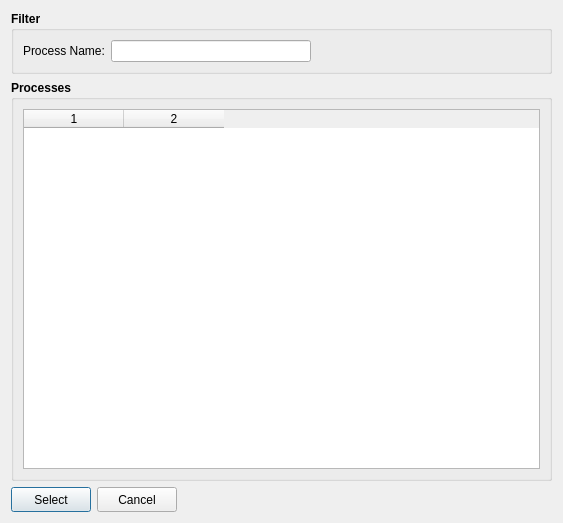
<?xml version="1.0" encoding="UTF-8"?>
<ui version="4.0">
 <class>DlgProcessList</class>
 <widget class="QDialog" name="DlgProcessList">
  <property name="geometry">
   <rect>
    <x>0</x>
    <y>0</y>
    <width>563</width>
    <height>523</height>
   </rect>
  </property>
  <property name="windowTitle">
   <string>Process List</string>
  </property>
  <property name="windowIcon">
   <iconset resource="Resource.qrc">
    <normaloff>:/Images/Images/settings.png</normaloff>:/Images/Images/settings.png</iconset>
  </property>
  <layout class="QGridLayout" name="gridLayout">
   <item row="0" column="0" colspan="3">
    <widget class="QGroupBox" name="groupBox_2">
     <property name="font">
      <font>
       <weight>75</weight>
       <bold>true</bold>
      </font>
     </property>
     <property name="title">
      <string>Filter</string>
     </property>
     <layout class="QGridLayout" name="gridLayout_2">
      <item row="0" column="0">
       <widget class="QLabel" name="label">
        <property name="font">
         <font>
          <weight>50</weight>
          <bold>false</bold>
         </font>
        </property>
        <property name="text">
         <string>Process Name:</string>
        </property>
       </widget>
      </item>
      <item row="0" column="1">
       <widget class="QLineEdit" name="txtFilter">
        <property name="maximumSize">
         <size>
          <width>200</width>
          <height>16777215</height>
         </size>
        </property>
        <property name="font">
         <font>
          <weight>50</weight>
          <bold>false</bold>
         </font>
        </property>
        <property name="clearButtonEnabled">
         <bool>true</bool>
        </property>
       </widget>
      </item>
      <item row="0" column="2">
       <spacer name="horizontalSpacer">
        <property name="orientation">
         <enum>Qt::Horizontal</enum>
        </property>
        <property name="sizeHint" stdset="0">
         <size>
          <width>40</width>
          <height>20</height>
         </size>
        </property>
       </spacer>
      </item>
     </layout>
    </widget>
   </item>
   <item row="1" column="0" colspan="3">
    <widget class="QGroupBox" name="groupBox">
     <property name="font">
      <font>
       <weight>75</weight>
       <bold>true</bold>
      </font>
     </property>
     <property name="title">
      <string>Processes</string>
     </property>
     <layout class="QGridLayout" name="gridLayout_3">
      <item row="0" column="0">
       <widget class="QTableWidget" name="tblProcessList">
        <property name="font">
         <font>
          <weight>50</weight>
          <bold>false</bold>
         </font>
        </property>
        <property name="columnCount">
         <number>2</number>
        </property>
        <attribute name="verticalHeaderVisible">
         <bool>false</bool>
        </attribute>
        <attribute name="verticalHeaderHighlightSections">
         <bool>false</bool>
        </attribute>
        <column/>
        <column/>
       </widget>
      </item>
     </layout>
    </widget>
   </item>
   <item row="2" column="0">
    <widget class="QPushButton" name="cmdSelect">
     <property name="minimumSize">
      <size>
       <width>0</width>
       <height>25</height>
      </size>
     </property>
     <property name="text">
      <string>Select</string>
     </property>
    </widget>
   </item>
   <item row="2" column="1">
    <widget class="QPushButton" name="cmdCancel">
     <property name="minimumSize">
      <size>
       <width>0</width>
       <height>25</height>
      </size>
     </property>
     <property name="text">
      <string>Cancel</string>
     </property>
    </widget>
   </item>
   <item row="2" column="2">
    <spacer name="horizontalSpacer_2">
     <property name="orientation">
      <enum>Qt::Horizontal</enum>
     </property>
     <property name="sizeHint" stdset="0">
      <size>
       <width>40</width>
       <height>20</height>
      </size>
     </property>
    </spacer>
   </item>
  </layout>
 </widget>
 <tabstops>
  <tabstop>tblProcessList</tabstop>
  <tabstop>cmdSelect</tabstop>
  <tabstop>cmdCancel</tabstop>
 </tabstops>
 <resources>
  <include location="Resource.qrc"/>
 </resources>
 <connections/>
</ui>
